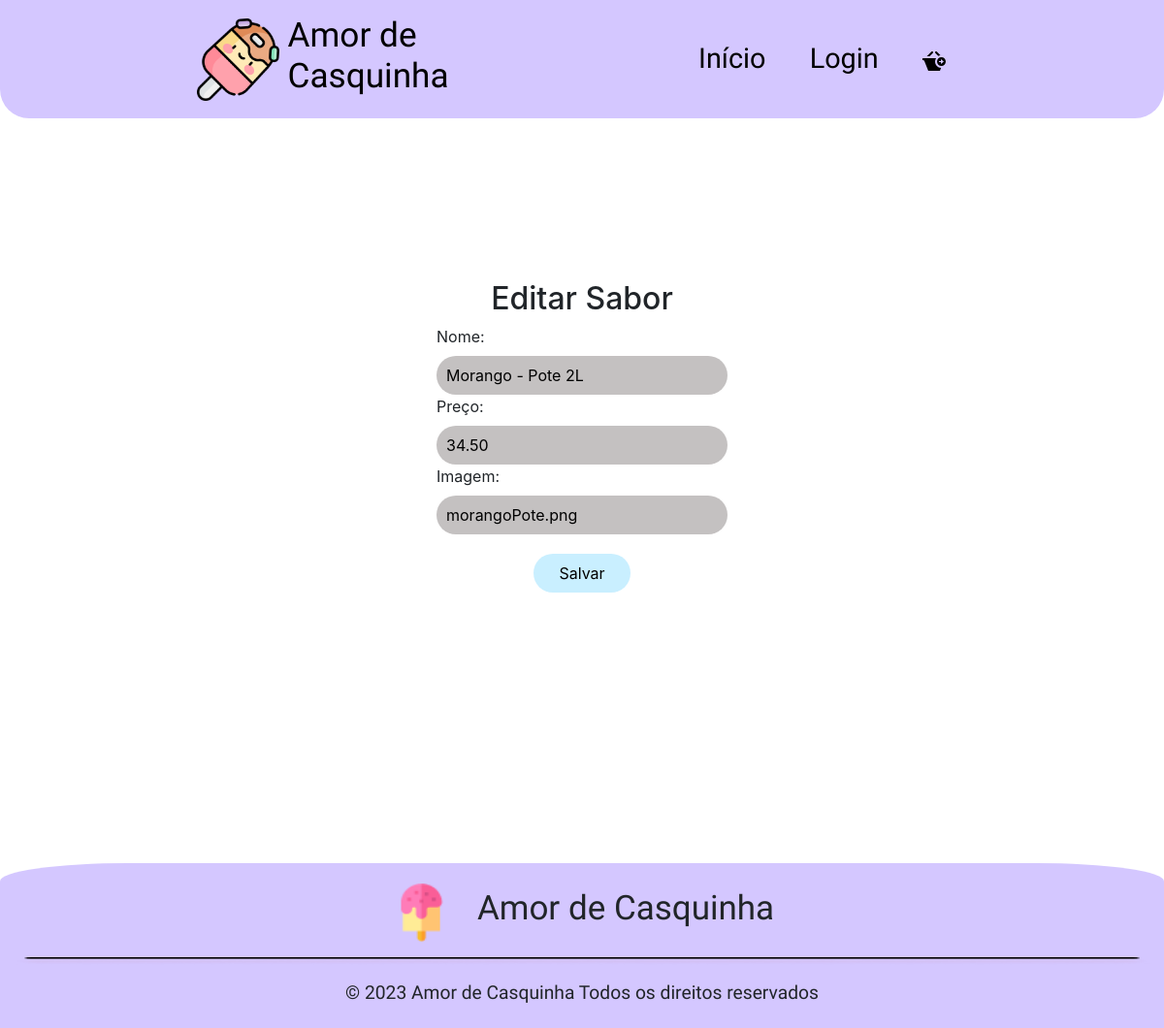
The app's page /server/editaSabor.php?Produto=1 with its own data.
### tables this page shows
CREATE TABLE IF NOT EXISTS `tbVariacaoProduto` (
    `idVariacao` INT NOT NULL AUTO_INCREMENT,
    `isActive` TINYINT DEFAULT 1,
    `nomeVariacao` VARCHAR(50) UNIQUE,
    `precoVariacao` DECIMAL(10 , 2 ),
    `fotoVariacao` VARCHAR(255),
    `tbProduto_idProduto` INT NOT NULL,
    PRIMARY KEY (`idVariacao`),
    CONSTRAINT `fk_tbVariacaoProduto_tbProduto1` FOREIGN KEY (`tbProduto_idProduto`)
        REFERENCES `tbProduto` (`idProduto`)
);

### server/editaSabor.php (the view, shortened to what this page needs)
<!DOCTYPE html>
<html lang="pt-br">
<head>
    <link href="https://cdn.jsdelivr.net/npm/bootstrap@5.3.2/dist/css/bootstrap.min.css" rel="stylesheet">
    <link rel="stylesheet" href="https://stackpath.bootstrapcdn.com/bootstrap/4.1.3/css/bootstrap.min.css">
    <link rel="stylesheet" href="style/CabecalhoRodape.css">
    <link rel="stylesheet" href="style/editaSaborS.css">
</head>
<body>
    <?php
        include_once 'components/header.php';
        include_once 'config/config.php';
        if(isset($_GET['Produto']) || $_SESSION['idSaborTeste']){
            if(isset($_SESSION['idSaborTeste'])){
                $idVari = $_SESSION['idSaborTeste'];
            }else{
                $idVari = $_GET['Produto'];
            }
            try{
                $cmd = $conn->prepare("CALL SP_VariacaoReadById(?)");
                $cmd->bindParam(1, $idVari);
                $cmd->execute();
            } catch (PDOException $e) {
                echo "Erro no banco de dados: " . $e->getMessage();
            } catch (Exception $e) {
                echo "Erro genérico: " . $e->getMessage();
            }
            $resul = $cmd->fetch(PDO::FETCH_ASSOC);
        }
?>
    <main>
        <div class="conteiner2">
        <h2>Editar Sabor</h2>
            <form method="POST" action="config/editSabor.php">
                <label for="nome">Nome:</label>
                <input type="text" id="nome" name="nomeSabEdt" value="<?php echo $resul['nomeVariacao'] ?>">
                <label for="preco">Preço:</label>
                <input type="text" id="preco" name="precoSabEdt" value="<?php echo $resul['precoVariacao'] ?>">
                <label for="imagem">Imagem:</label>
                <input type="text" id="imagem" name="imagemSabEdt" value="<?php echo $resul['fotoVariacao'] ?>">
                <button type="submit" name="btnEditar">Salvar</button>
            </form>
        </div>
    </main>
<?php
        include_once 'components/footer.php';
    ?>
</body>
</html>

### server/style/CabecalhoRodape.css (style rules this page uses)
:root { --roxo-bebe: #D4C7FF; --Nunito: 'Nunito', sans-serif; --Agbalumo: 'Agbalumo'; }
* { padding: 0; margin: 0; }
main { padding-top: 150px; }

### server/style/editaSaborS.css (style rules this page uses)
:root { --roxo-bebe: #D4C7FF; --Nunito: 'Nunito', sans-serif; --Agbalumo: 'Agbalumo'; --azul-bebe: #C9EFFF; --rosa-bebe: #FFC7E8; --amarelo-bebe: #FFFAC7; --verde-bebe: #E2FFC7; }
.conteiner2 { display: flex; align-items: center; justify-content: center; flex-direction: column; height: calc(100vh - 180px); }
.conteiner2 form { display: flex; flex-direction: column; justify-content: center; }
.conteiner2 form input { border: none; border-radius: 20px; background-color: rgb(196, 193, 193); padding-left: 10px; }
.conteiner2 form button[type=submit] { border: none; border-radius: 20px; background-color: var(--azul-bebe); margin: 20px 0; }
@media (min-width: 768px) { .conteiner2 form { width: 25%; } }
@media (min-width: 768px) { .conteiner2 form input { height: 40px; } }
@media (min-width: 768px) { .conteiner2 form button[type=submit] { width: 100px; height: 40px; margin: 20px auto; } }

### records on screen
tbvariacaoproduto: nomeSabEdt "Morango - Pote 2L", precoSabEdt "34.50", imagemSabEdt "morangoPote.png"
